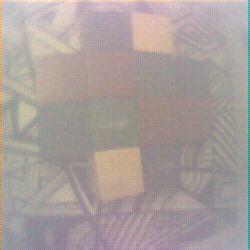
#> input picture data/singleFrame/D1.png, 250 x 250 px
$ python singleFrameStitch.py   (Python 2 division)   (older library calls are emulated)
#> lines starting #> are read from the running program, lines starting #| are printed output that depends on the picture; pictures that were not available may be replaced by others from this repository, and a replacement may not be noted
### stitcher/stitcher2.py
# import the necessary packages
import numpy as np
import imutils
import cv2
import time
import matplotlib.pyplot as plt
import matplotlib.cm as cm

# Variables used to change stitcher settings. ie. Tunable Parameters

# set to 1 to blend images (change to boolean?)
BLEND_IMAGES = 0
# Necessary?
EDGE_CORRECTION = 0
# Necessary?
DEBUGGING = 0
# Size of kernel dilation and erosion
DILATION_KERNEL = np.ones([3, 3])
# Number of times erosion function is performed
EROSION_LOOPS = 1
# Number of times dilation fucnction is performed
DILATION_LOOPS = 6
# Necessary?
EDGE_WIN_SIZE = 40

# What do the below variables do
SEAM_PAD = 45
# Number for detecting and discarding bad transformation (if image is too large, discard)
SIZE_BOUNDS = [5000, 5000]
# Necessary?
SEAM_ADJ = [-SEAM_PAD, SEAM_PAD, -SEAM_PAD, SEAM_PAD]


class Stitcher:
    def __init__(self):
        # determine if we are using OpenCV v3.X
        self.isv3 = imutils.is_cv3()

    # Description: Main stitching function
    # Inputs: Explicit self, two images to be stitched, ratio for Lowe's test, noise threshold,
    # boolean for if matches should be showed, boolean for if the image is being restitched (unused)
    # Outputs: The final result as an image after the two inputs have been stitched together,
    # an image with the matchpoint visualized (optional), the homography matrix,
    # mask1 an array that shows the edge of image1, mask2 an array that shows the edge of image 2,
    # the coordinate shift as an array
    def stitch(self, images, ratio=.75, reprojThresh=4.0,
               showMatches=True, reStitching=False, seam=0):

        # unused as restitching code is never used
        if reStitching:
            print "Re stitching video"

        result = None
        # unpack the images, then detect keypoints and extract
        # local invariant descriptors from them
        t = time.time()
        (imageB, imageA) = images
        (kpsA, featuresA) = self.detectAndDescribe(imageA)
        (kpsB, featuresB) = self.detectAndDescribe(imageB)

        # [22 lines of commented-out code are left out]
        elapsed = time.time() - t
        print "Detecting keypoints: %f Seconds" % elapsed

        # match features between the two images
        M = self.matchKeypoints(kpsA, kpsB,
                                featuresA, featuresB, ratio, reprojThresh)

        # if the match is None, then there aren't enough matched
        # keypoints to create a panorama
        if M is None:
            print 'Error: No Matching Features'

            if reStitching:
                return [0, 0, 0, 0, 0, (0, 0)]

            return [0, 0, 0, 0, 0, (0, 0)]

        # otherwise, apply a perspective warp to stitch the images
        # together

        t = time.time()

        (matches, H, status) = M
        # prints error if no homography is found
        if H is None:
            print "ERROR: no valid Homography"

            # Necessary? This if statement seems to be redundant
            if reStitching:
                return [0, 0, 0, 0, 0, (0, 0)]

            return [0, 0, 0, 0, 0, (0, 0)]

        # shifts the images to overlap
        result1, result2, coord_shift = self.shiftImage(imageA, imageB, H)
        if (result1 is 0) or (result2 is 0):
            if reStitching:
                # Necessary? This if statement seems to be redundant
                return [0, 0, 0, 0, 0, (0, 0)]

            return [0, 0, 0, 0, 0, (0, 0)]

        # [37 lines of commented-out code are left out]
        mask1 = (result1 > 0).astype('int')
        mask2 = (result2 > 0).astype('int')

        # blends images
        if BLEND_IMAGES == 1:

            mask = mask1 + mask2
            mask = mask + (mask == 0).astype('int')

            result = np.divide(result1.astype(int) + result2.astype(int), mask).astype('uint8')

        else:
            # print result1.shape
            mask = (result1 == 0).astype('int')
            result = (result2 * mask + result1).astype('uint8')

        # prints the time finding matches, shifting and blending took
        elapsed = time.time() - t
        print "Applying transformation: %f Seconds" % elapsed
        print "Within stitching coord shift", coord_shift

        # check to see if the keypoint matches should be visualized
        if showMatches:
            vis = self.drawMatches(imageA, imageB, kpsA, kpsB, matches,
                                   status)

            # return a tuple of the stitched image and the
            # visualization
            if reStitching:
                return (result, vis, H, mask1, mask2, coord_shift)

            return (result, vis, H, mask1, mask2, coord_shift)

        # return the stitched image

        return (result, H, mask1, mask2, coord_shift)

    # Description: Finds keypoints and features of an image
    # Inputs: explicit self, an image, mask (unused)
    # Outputs: keypoints as a tuple and features as a tuple
    def detectAndDescribe(self, image, mask=None):
        # convert the image to grayscale
        # gray = cv2.cvtColor(image, cv2.COLOR_BGR2GRAY)

        # detect and extract features from the image
        # descriptor = cv2.xfeatures2d.SIFT_create() Necessary?
        descriptor = cv2.xfeatures2d.SURF_create()

        (kps, features) = descriptor.detectAndCompute(image, mask)

        # [7 lines of commented-out code are left out]
        kps = np.float32([kp.pt for kp in kps])

        # [22 lines of commented-out code are left out]
        return (kps, features)

    # Description: Finds match points and the homography matrix for two images
    # Inputs: Explicit self, tuple of keypoints for image1, tuple of keypoints for image 2,
    # ratio for Lowe's test, noise threshold
    # Outputs: An array of matches, the homography matrix, Status flag for if findHomography() completed successfully
    # [394 lines left out: functions matchKeypoints, drawMatches, changeView, applyHomography, locateSeam, calcMinDistance and 2 more, not called in this run]

### stitcher/singleFrameStitch.py
import numpy as np
import cv2
import stitcher2
import sys


# Set up file structure
INPUT_FILE_LOCATION = "../data/singleFrame/"
FILENAME_TEMPLATE = "D"
FILE_EXTENSION = ".png"

# Variables used to change stitcher settings. ie. Tunable Parameters
CALWINDOW = 1
DILATION_KERNEL = np.ones([3,3])
EROSION_LOOPS = 1
DEBUGGING=0
DILATION_LOOPS = 4
FOV = 45
OUTPUT_SIZE = [1080,1920,3]

#Camera Coefficients
radial_dst = np.array([-0.38368541,  0.17835109, -0.004914,    0.00220994, -0.04459628])
#radial_dst = [-0.37801445,  0.38328306, -0.01922729, -0.01341008, -0.60047771]
mtx = np.array([[ 444.64628787,    0.,          309.40196271],[   0.,          501.63984347,  255.86111216],[   0.,            0.,            1.        ]])
#mtx = [[ 457.59059782,    0.,          324.59076057],[   0.,          521.77053812,  294.85975196],[   0.,            0.,            1.,        ]]


# Derived Parameters
#FOV bounds
pix2Ang = np.linspace(-45,45,480)
pix2Ang2 = np.linspace(-45,45,640)
top_edge = (np.abs(pix2Ang-FOV)).argmin()
bot_edge = (np.abs(pix2Ang+FOV)).argmin()
left_edge = (np.abs(pix2Ang2 + FOV)).argmin()
right_edge = (np.abs(pix2Ang2 - FOV)).argmin()
print [top_edge,bot_edge,left_edge,right_edge]


#Initializing Needed Processes and Variables
stitch = stitcher2.Stitcher()
H1 = np.zeros([3,3])
H2 = np.zeros([3,3])
H3 = np.zeros([3,3])
output = np.zeros(OUTPUT_SIZE)
output_center = np.array([OUTPUT_SIZE[0]/2,OUTPUT_SIZE[1]/2]).astype('int')

fname1 = INPUT_FILE_LOCATION+FILENAME_TEMPLATE+"1"+FILE_EXTENSION
fname2 = INPUT_FILE_LOCATION+FILENAME_TEMPLATE+"2"+FILE_EXTENSION
fname3 = INPUT_FILE_LOCATION+FILENAME_TEMPLATE+"3"+FILE_EXTENSION
fname4 = INPUT_FILE_LOCATION+FILENAME_TEMPLATE+"4"+FILE_EXTENSION

#print fname1

img1 = cv2.imread(fname1)
#> img1 is the input picture: shape (250, 250, 3); mean B, G, R 153.2, 160.6, 165.8
img2 = cv2.imread(fname2)
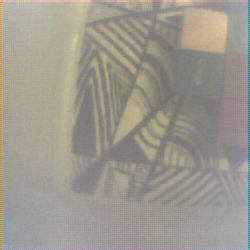
#> input picture data/singleFrame/D2.png, 250 x 250 px
#> img2 is the input picture: shape (250, 250, 3); mean B, G, R 142.5, 152.2, 156.7
img3 = cv2.imread(fname3)
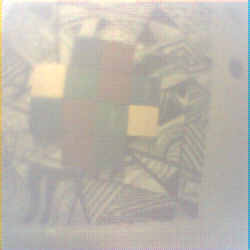
#> input picture data/singleFrame/A1.png, 250 x 250 px, given in place of D3.png, which was not available
#> img3 is the input picture: shape (250, 250, 3); mean B, G, R 173.4, 183, 188.5
img4 = cv2.imread(fname4)
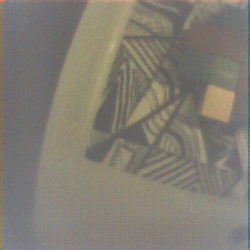
#> input picture data/singleFrame/A2.png, 250 x 250 px, given in place of D4.png, which was not available
#> img4 is the input picture: shape (250, 250, 3); mean B, G, R 114.9, 125.2, 129.6


# [8 lines of commented-out code are left out]
(result1, vis1,H,mask11,mask12,coord_shift) = stitch.stitch([img4, img1], showMatches=True)
#> (the run stopped early here; a loop or call above may not have finished)
